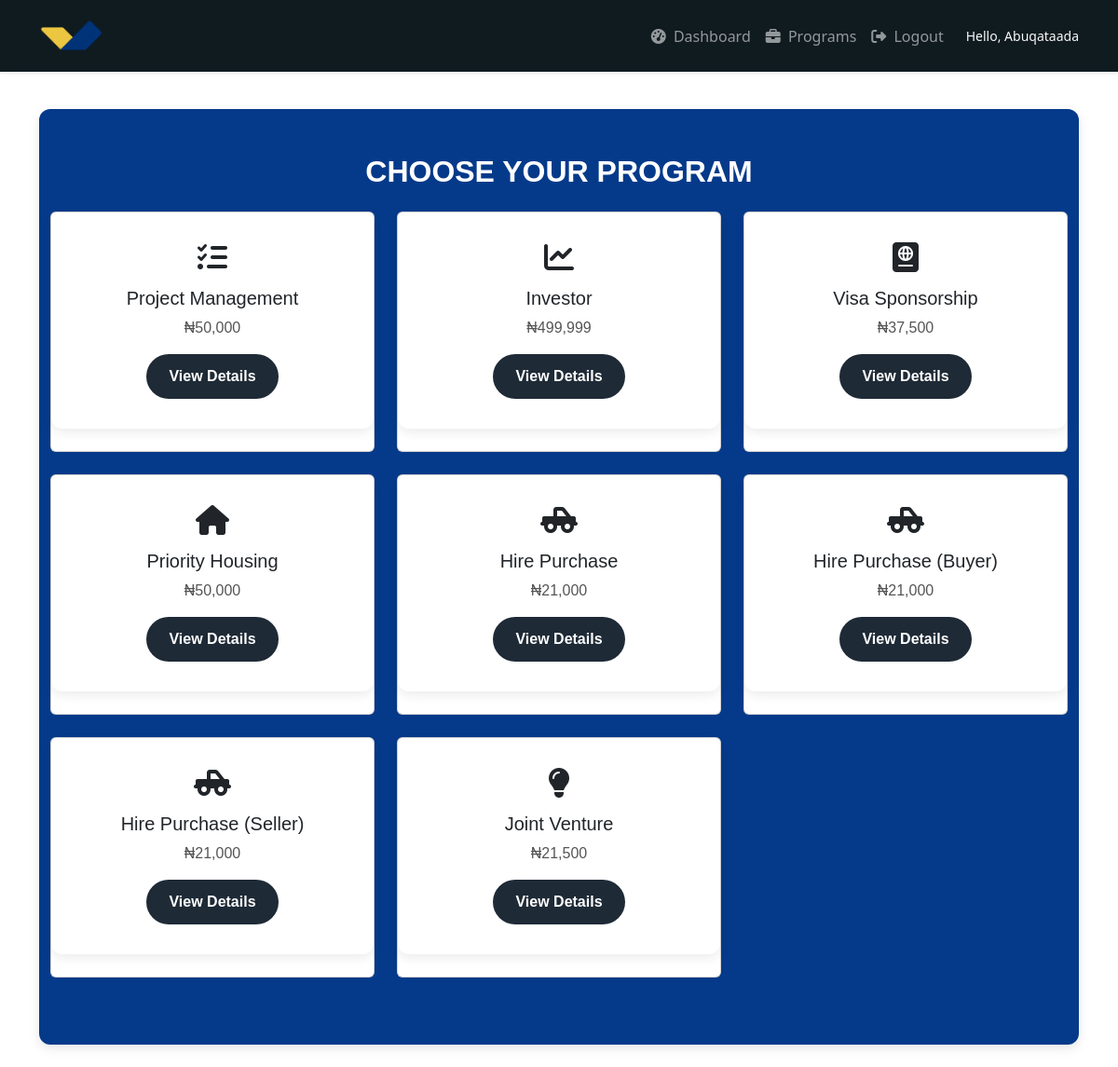
The app's page /choose-program (signed in) with its own data.
### app.py (models this page shows, shortened)
class User(db.Model, UserMixin):
    id = db.Column(db.Integer, primary_key=True)
    username = db.Column(db.String(150), nullable=False)
    first_name = db.Column(db.String(150), nullable=False)
    last_name = db.Column(db.String(150), nullable=False)
    user_code = db.Column(db.String(150), nullable=False)
    town = db.Column(db.String(150), nullable=True)
    country = db.Column(db.String(150), nullable=True)
    phone = db.Column(db.String(150), nullable=True)
    email = db.Column(db.String(150), unique=True, nullable=False)
    password_hash = db.Column(db.String(200), nullable=False)
    is_admin = db.Column(db.Boolean, default=False)
    subscriptions = db.relationship('Subscription', backref='user', lazy=True)
    profile_picture = db.Column(db.String(200), nullable=True)

class Program(db.Model):
    id = db.Column(db.Integer, primary_key=True)
    name = db.Column(db.String(100), nullable=False)
    slug = db.Column(db.String(100), unique=True, nullable=False)
    price = db.Column(db.Float, nullable=False)
    icon = db.Column(db.String(50))
    subscriptions = db.relationship('Subscription', backref='program', lazy=True)

### app.py (the view)
@app.route('/choose-program')
@login_required
def choose_program():
    programs = Program.query.all()
    return render_template('choose_program.html', programs=programs)

### app.py (called while the page is built)
@login_manager.user_loader
def load_user(user_id):
    return User.query.get(int(user_id))

### templates/choose_program.html (shortened to what this page needs)
{% extends "dashboard_base.html" %}
{% block content %}
<div class="container py-5">
  <h3 class="mb-4 ch-header">CHOOSE YOUR PROGRAM</h3>
  <div class="row">
    {% for program in programs %}
    <div class="col-md-4 mb-4">
      <div class="card h-100 text-center">
        <div class="card-body">
          <i class="{{ program.icon }} fa-2x mb-3"></i>
          <h5 class="card-title">{{ program.name }}</h5>
          <p>₦{{ "{:,.0f}".format(program.price) }}</p>
          <button
            class="btn btn-primary view-details-btn"
            data-slug="{{ program.slug }}"
            data-url="{{ url_for('program_detail', slug=program.slug) }}">
            View Details
          </button>
        </div>
      </div>
    </div>
    {% endfor %}
  </div>
</div>
{% endblock %}

### templates/dashboard_navbar.html (shortened to what this page needs)
<nav class="navbar navbar-expand-lg navbar-dark py-3 sticky-top shadow-sm">
  <div class="container">
    <a class="navbar-brand fw-bold" href="{{ url_for('dashboard') }}">
      <img src="{{ url_for('static', filename='images/logo.png') }}" alt="DP" style="max-height: 35px;">
    </a>
    <div class="collapse navbar-collapse" id="dashboardNavbar">
      <ul class="navbar-nav ms-auto">
        <li class="nav-item">
          <a class="nav-link" href="{{ url_for('dashboard') }}">
            <i class="fas fa-tachometer-alt me-1"></i> Dashboard
          </a>
        </li>
        <li class="nav-item">
          <a class="nav-link" href="{{ url_for('choose_program') }}">
            <i class="fas fa-briefcase me-1"></i> Programs
          </a>
        </li>
        <li class="nav-item">
          <a class="nav-link" href="{{ url_for('logout') }}">
            <i class="fas fa-sign-out-alt me-1"></i> Logout
          </a>
        </li>
      </ul>
      <span class="navbar-text ms-lg-3 text-light small">
        Hello, {{ current_user.username }}
      </span>
    </div>
  </div>
</nav>

### static/css/dashboard.css (style rules this page uses)
.navbar, .sticky-top, .modal-header { background-color: rgb(16, 27, 32); }
.ch-header { font-family: 'Poppins', sans-serif; font-size: 2rem; font-weight: 700; text-align: center; margin-bottom: 1.5rem; color: #ffffff; }
.small { font-size: 0.875rem; color: #ffffff; }
.py-5 { justify-content: center; text-align: center; color: #333; font-family: 'Poppins', sans-serif; font-size: 1rem; line-height: 1.6; background: #053a8a; border-radius: 12px; box-shadow: 0 4px 12px rgba(0,0,0,0.1); }
.card-body { background: #ffffff; padding: 2rem; margin-bottom: 1.5rem; border-radius: 12px; border: none; box-shadow: 0 4px 12px rgba(0,0,0,0.08); transition: transform 0.3s ease, box-shadow 0.3s ease; }
.card-body p { font-size: 1rem; color: #555; margin-bottom: 1rem; line-height: 1.5; }
.card-body .btn { padding: 0.75rem 1.5rem; border-radius: 50px; font-weight: 600; transition: background 0.3s ease; }
.card-body .btn-primary { background: #1e2a36; border: none; }

### records on screen
User: username "Abuqataada"
Program: name "Project Management", price "50,000"
Program: name "Investor", price "499,999"
Program: name "Visa Sponsorship", price "37,500"
Program: name "Priority Housing", price "50,000"
Program: name "Hire Purchase", price "21,000"
Program: name "Hire Purchase (Buyer)", price "21,000"
Program: name "Hire Purchase (Seller)", price "21,000"
Program: name "Joint Venture", price "21,500"
